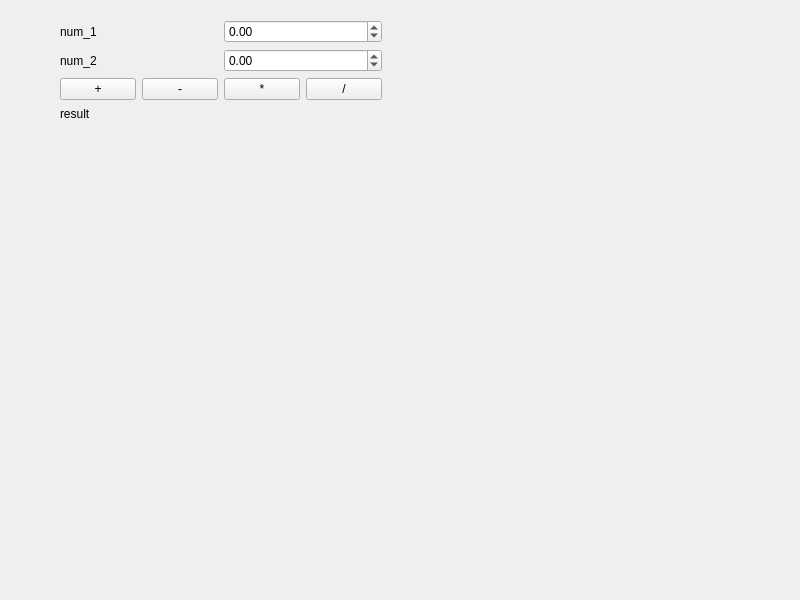
<?xml version="1.0" encoding="UTF-8"?>
<ui version="4.0">
 <class>Widget</class>
 <widget class="QWidget" name="Widget">
  <property name="enabled">
   <bool>true</bool>
  </property>
  <property name="geometry">
   <rect>
    <x>0</x>
    <y>0</y>
    <width>800</width>
    <height>600</height>
   </rect>
  </property>
  <property name="windowTitle">
   <string>Widget</string>
  </property>
  <widget class="QWidget" name="">
   <property name="geometry">
    <rect>
     <x>60</x>
     <y>20</y>
     <width>322</width>
     <height>102</height>
    </rect>
   </property>
   <layout class="QVBoxLayout" name="verticalLayout">
    <item>
     <layout class="QGridLayout" name="gridLayout">
      <item row="0" column="0">
       <widget class="QLabel" name="label">
        <property name="text">
         <string>num_1</string>
        </property>
       </widget>
      </item>
      <item row="0" column="1">
       <widget class="QDoubleSpinBox" name="number1">
        <property name="minimum">
         <double>-99999999999999.000000000000000</double>
        </property>
        <property name="maximum">
         <double>999999999999999939709166371603178586112.000000000000000</double>
        </property>
       </widget>
      </item>
      <item row="1" column="0">
       <widget class="QLabel" name="label_2">
        <property name="text">
         <string>num_2</string>
        </property>
       </widget>
      </item>
      <item row="1" column="1">
       <widget class="QDoubleSpinBox" name="number2">
        <property name="minimum">
         <double>-9999999999.000000000000000</double>
        </property>
        <property name="maximum">
         <double>1000000000000000019884624838656.000000000000000</double>
        </property>
       </widget>
      </item>
     </layout>
    </item>
    <item>
     <layout class="QHBoxLayout" name="horizontalLayout">
      <item>
       <widget class="QPushButton" name="add">
        <property name="text">
         <string>+</string>
        </property>
       </widget>
      </item>
      <item>
       <widget class="QPushButton" name="substract">
        <property name="text">
         <string>-</string>
        </property>
       </widget>
      </item>
      <item>
       <widget class="QPushButton" name="multiply">
        <property name="text">
         <string>*</string>
        </property>
       </widget>
      </item>
      <item>
       <widget class="QPushButton" name="divide">
        <property name="text">
         <string>/</string>
        </property>
       </widget>
      </item>
     </layout>
    </item>
    <item>
     <layout class="QHBoxLayout" name="horizontalLayout_2">
      <item>
       <widget class="QLabel" name="result_2">
        <property name="text">
         <string>result</string>
        </property>
       </widget>
      </item>
      <item>
       <widget class="QLabel" name="show">
        <property name="text">
         <string/>
        </property>
       </widget>
      </item>
     </layout>
    </item>
   </layout>
  </widget>
 </widget>
 <resources/>
 <connections/>
</ui>
